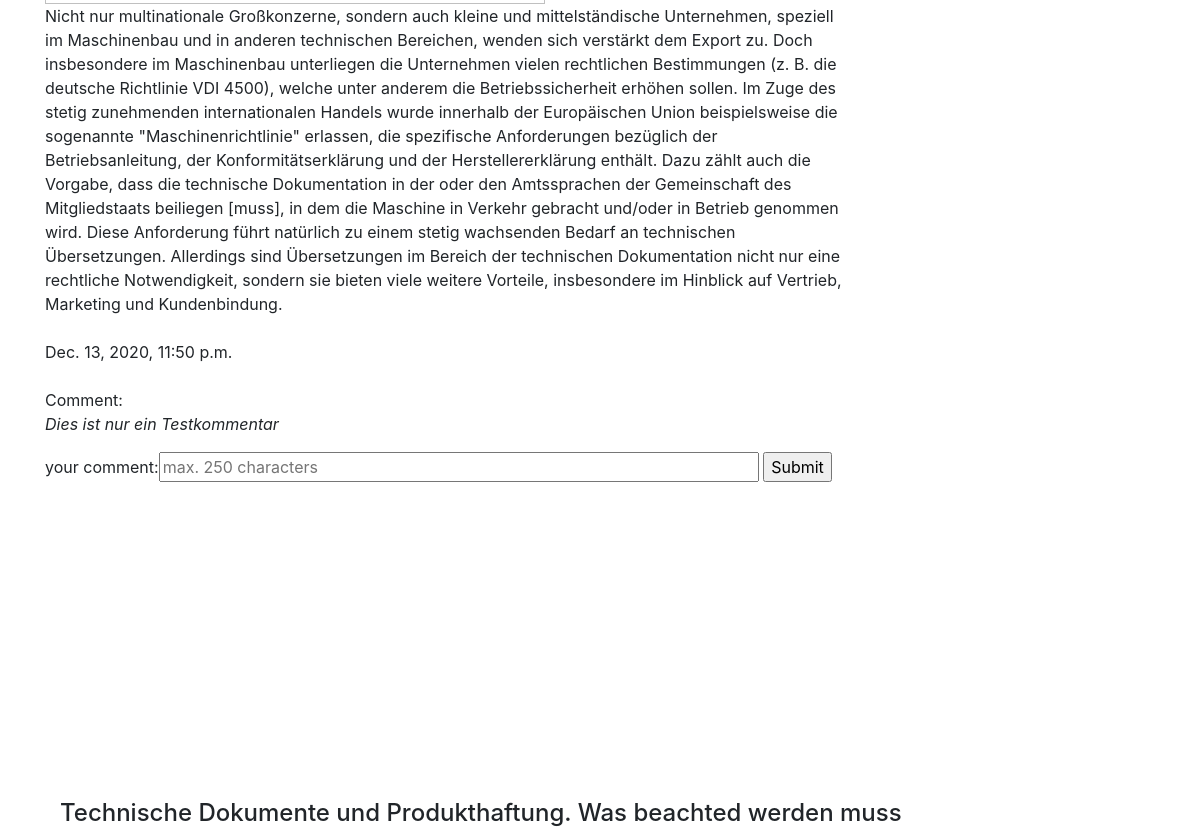
Page /blog/ (middle part) on the earlier database version.
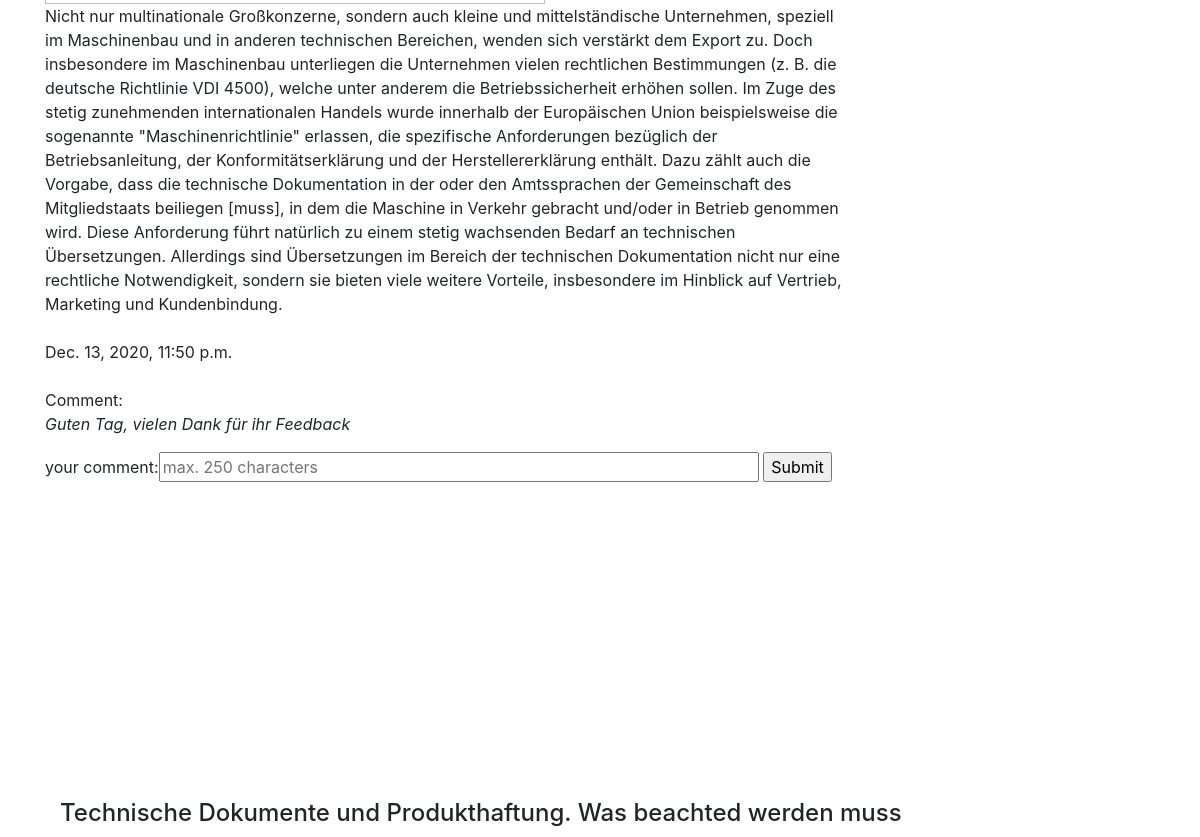
Same page on the later database version.
### blog/models.py (models this page shows)
class blog(models.Model):
    title=models.CharField(max_length=200)
    Blogtext=models.TextField()
    Date=models.DateTimeField(auto_now_add=True)
    Comment=models.TextField(max_length=1000, blank=True)
    Image=models.ImageField(upload_to='static', blank=True)

### blog/views.py (the view)
# urls.py: path('blog/', blog_view),
def blog_view(httprequest, *args, **kwargs): #  create function
    blogdata = blog.objects.all()  # Saves objects from DB in Variable blogdata which is called in blog.html
    context = { #the conext dictionary is created
        "blogdata": blogdata,  # key:blogdata and value blogdata
        "Title": "Blogposts about technical Translation", #key: Title and value Blogpost related...
        'form': comment() #key: form and value is the user comment
    }
    if httprequest.method == "POST": #user is creating a POST request
        createcomment(httprequest) #createcomment is called
    return render(httprequest, "blog.html", context) #and Page is rendert again so the comment gets shown

### blog/forms.py
class comment(forms.ModelForm):
    Comment = forms.CharField(max_length=250,
                              label="your comment",
                              widget=forms.TextInput(attrs={'style': 'width:600px', 'placeholder':'max. 250 characters'})) #widget as a HTML representation of Input Field
    class Meta: #further options
        model=blog
        fields=['Comment']

### blog/templates/blog.html (shortened to what this page needs)
{% extends "base.html" %}
    {% block content %}
        <br>
        <div class="content">
            <div class="row row-cols-1 row-cols-md-1">
            {%for obj in blogdata%}
                <div class="col mb-4" style="max-width: 900px;">
                    <div class
                        <div class="card-body">
                            <h4 class="card-title">{{ obj.title }}</h4>
                            <br>
                            <p> {{ obj.Blogtext}} <br>
                                <br>{{ obj.Date }} <br><br> Comment: <em><br>{{ obj.Comment }} </em>
                                <form action="/blog/" method="post" >
                                {{ form }}
                                <input type="submit" value="Submit">
                                </form>
                            </p>
                        </div>
                    </div>
                </div>
            </div>
        </div>
    <br><br><br>
        {% endfor %}
    {% endblock %}

Differences in the rows shown:
changed blog: Comment "Dies ist nur ein Testkommentar" → "Guten Tag, vielen Dank für ihr Feedback"
